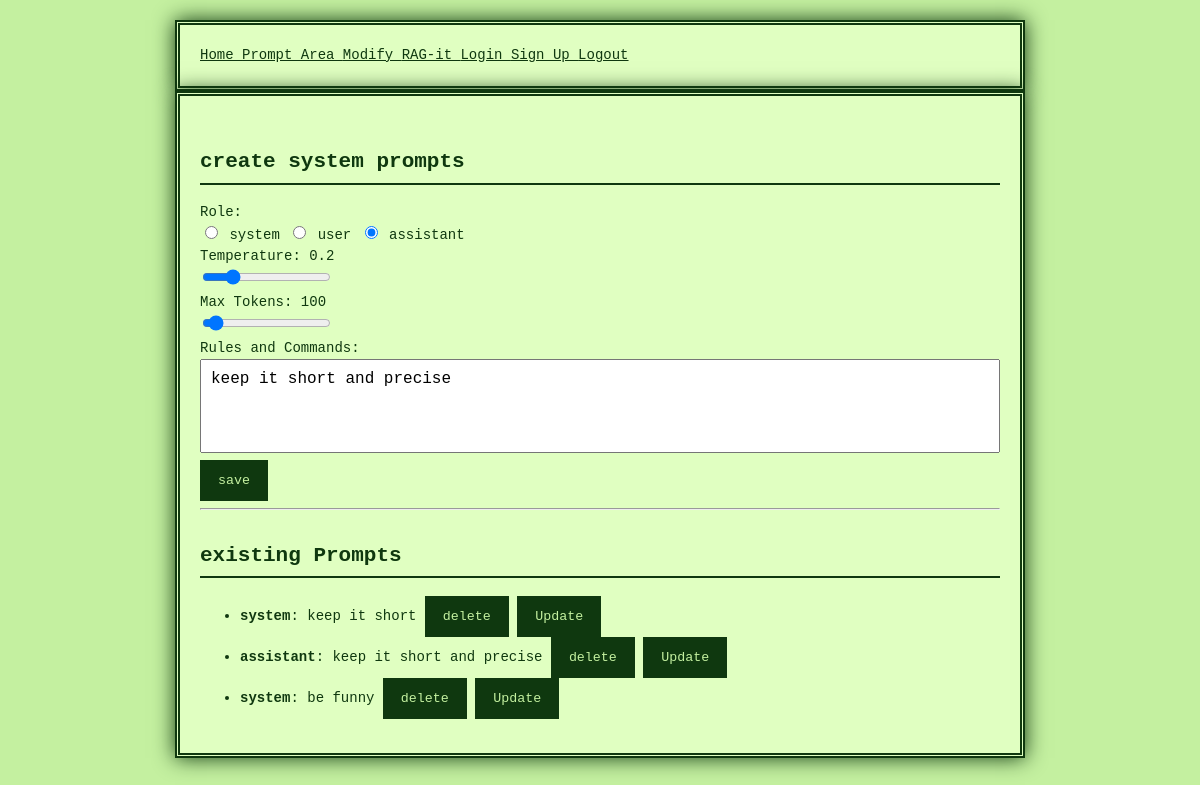
Screenshot of /modification?id=2 (signed in) with the database file from the repository.
### project/models.py (models this page shows)
class SystemPrompt(db.Model):
    id = db.Column(db.Integer, primary_key=True)
    role = db.Column(db.String(200), nullable=False)
    content = db.Column(db.Text, nullable=False)
    temperature = db.Column(db.Float, default=0.7)
    max_tokens = db.Column(db.Integer, default=150)

### project/main.py (the view, shortened to what this page needs)
@main.route('/modification', methods=["GET", "POST"])
@login_required
def modifier():
    edit_id = request.args.get("id")
    prompt_to_edit = SystemPrompt.query.get(edit_id) if edit_id else None
    prompts = SystemPrompt.query.all()
    return render_template("modifier.html", prompts=prompts, prompt_to_edit=prompt_to_edit)

### project/__init__.py (called while the page is built)
def create_app():
    app = Flask(__name__)
    app.config['SECRET_KEY'] = 'secret_key_goes_here' #was soll das?
    app.config['SQLALCHEMY_DATABASE_URI'] = 'sqlite:///db.sqlite'
    app.jinja_env.filters['loads'] = json.loads
    db.init_app(app)
    login_manager = LoginManager()
    login_manager.login_view = 'auth.login'
    login_manager.init_app(app)
    from .models import User
    @login_manager.user_loader
    def load_user(user_id):
        return User.query.get(int(user_id))
    from .auth import auth as auth_blueprint
    app.register_blueprint(auth_blueprint)
    from .main import main as main_blueprint
    app.register_blueprint(main_blueprint)
    return app

### project/templates/modifier.html (shortened to what this page needs)
{% extends "base.html" %}
{% block content %}
<h1>create system prompts</h1>
<form method="POST" action="{{ url_for('main.modifier') }}">
    <div>
        <label>Role:</label><br>
        <label>
            <input type="radio" name="role" value="system"
                   {% if prompt_to_edit and prompt_to_edit.role == 'system' %}checked{% endif %}>
            system
        </label>
        <label>
            <input type="radio" name="role" value="user"
                   {% if prompt_to_edit and prompt_to_edit.role == 'user' %}checked{% endif %}>
            user
        </label>
        <label>
            <input type="radio" name="role" value="assistant"
                   {% if prompt_to_edit and prompt_to_edit.role == 'assistant' %}checked{% endif %}>
            assistant
        </label>
    </div>
<div>
  <label for="temperature">Temperature: <span id="temp-value">{{ prompt_to_edit.temperature if prompt_to_edit else 0.7 }}</span></label><br>
  <input type="range" id="temperature" name="temperature" min="0" max="1" step="0.1"
         value="{{ prompt_to_edit.temperature if prompt_to_edit else 0.7 }}"
         oninput="document.getElementById('temp-value').innerText = this.value">
</div>
<div>
  <label for="max_tokens">Max Tokens: <span id="tokens-value">{{ prompt_to_edit.max_tokens if prompt_to_edit else 150 }}</span></label><br>
  <input type="range" id="max_tokens" name="max_tokens" min="50" max="1000" step="50"
         value="{{ prompt_to_edit.max_tokens if prompt_to_edit else 150 }}"
         oninput="document.getElementById('tokens-value').innerText = this.value">
</div>
    <div>
        <label for="content">Rules and Commands:</label><br>
        <textarea name="content" id="content" rows="4" cols="60" required>{{ prompt_to_edit.content if prompt_to_edit else '' }}</textarea>
    </div>
    <button type="submit">save</button>
</form>
<hr>
<h2>existing Prompts</h2>
<ul>
    {% for p in prompts %}
    <li>
        <strong>{{ p.role }}</strong>: {{ p.content }}
        <form action="{{ url_for('main.delete_prompt', id=p.id) }}" method="POST" style="display:inline;">
            <button type="submit">delete</button>
        </form>
        <form action="{{ url_for('main.modifier') }}" method="GET" style="display:inline;">
            <button type="submit">Update</button>
        </form>
    </li>
    {% else %}
    <p>There are no Prompts!</p>
    {% endfor %}
</ul>
{% endblock %}

### project/static/styles.css (style rules this page uses)
body { background-color: #c4f0a0; color: #0f380f; font-family: 'Press Start 2P', monospace; font-size: 14px; line-height: 1.5; margin: 0; padding: 20px; image-rendering: pixelated; }
h1, h2, h3, h4, h5, h6 { border-bottom: 2px solid #0f380f; padding-bottom: 5px; margin-top: 30px; }
button, input[type="submit"] { background-color: #0f380f; color: #c4f0a0; border: 3px solid #0f380f; padding: 10px 15px; font-family: 'Press Start 2P', monospace; cursor: pointer; }
textarea { width: 100%; min-height: 80px; resize: none; overflow: hidden; font-family: monospace; font-size: 16px; padding: 10px; box-sizing: border-box; }

### rows the page displays
SystemPrompt: role "☐ system", role "☐ user", role "☑ assistant", temperature "0.2", max_tokens "100", content "keep it short and precise", role "assistant"
SystemPrompt: role "system", content "keep it short"
SystemPrompt: role "system", content "be funny"
